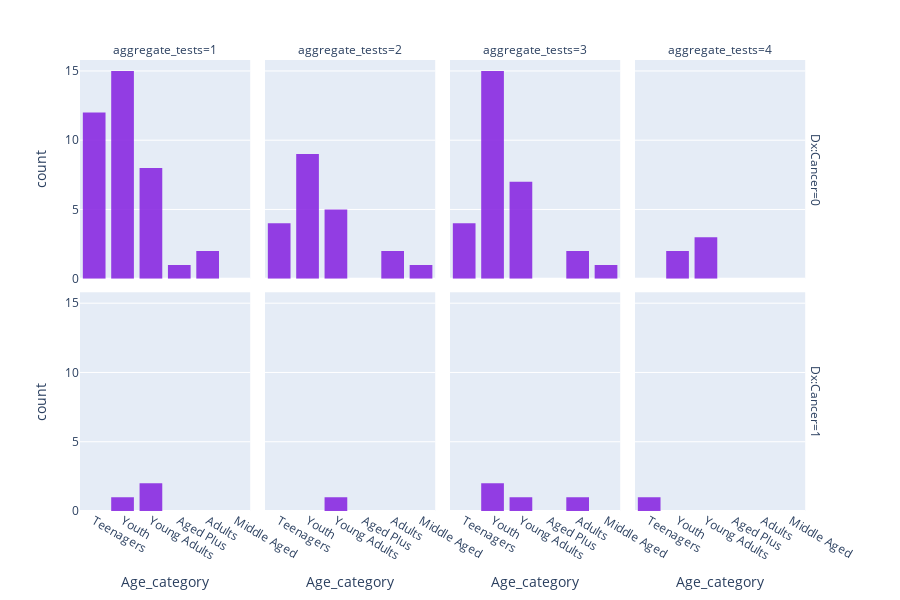

Write notebook code for a chart like this one.
### Code cell
fig = px.histogram(
    data_cv.query("aggregate_tests > 0").sort_values(by= "aggregate_tests", ascending=True),
    x = "Age_category",
    facet_col = "aggregate_tests",
    facet_row = "Dx:Cancer",
    color_discrete_sequence = ["blueviolet"],
    opacity= 0.9,
    width = 900,
    height = 600
)

fig

### Figure 1 — Plotly figure (JSON) as saved in the notebook; plotly's stock layout.template omitted (floating-point values rounded to 4 significant figures)
{"data": [{"alignmentgroup": "True", "bingroup": "x", "hovertemplate": "Dx:Cancer=0<br>aggregate_tests=1<br>Age_category=%{x}<br>count=%{y}<extra></extra>", "legendgroup": "", "marker": {"color": "blueviolet", "opacity": 0.9, "pattern": {"shape": ""}}, "name": "", "offsetgroup": "", "orientation": "v", "showlegend": false, "type": "histogram", "x": ["Teenagers", "Teenagers", "Teenagers", "Youth", "Teenagers", "Teenagers", "Teenagers", "Teenagers", "Teenagers", "Teenagers", "Young Adults", "Teenagers", "Youth", "Youth", "Youth", "Youth", "Young Adults", "Youth", "Youth", "Youth", "Aged Plus", "Youth", "Adults", "Adults", "Youth", "Teenagers", "Young Adults", "Teenagers", "Youth", "Youth", "Young Adults", "Youth", "Youth", "Young Adults", "Youth", "Young Adults", "Young Adults", "Young Adults"], "xaxis": "x5", "yaxis": "y5"}, {"alignmentgroup": "True", "bingroup": "x", "hovertemplate": "Dx:Cancer=0<br>aggregate_tests=2<br>Age_category=%{x}<br>count=%{y}<extra></extra>", "legendgroup": "", "marker": {"color": "blueviolet", "opacity": 0.9, "pattern": {"shape": ""}}, "name": "", "offsetgroup": "", "orientation": "v", "showlegend": false, "type": "histogram", "x": ["Middle Aged", "Youth", "Adults", "Young Adults", "Young Adults", "Youth", "Teenagers", "Teenagers", "Young Adults", "Young Adults", "Youth", "Youth", "Youth", "Teenagers", "Youth", "Youth", "Youth", "Teenagers", "Young Adults", "Youth", "Adults"], "xaxis": "x6", "yaxis": "y6"}, {"alignmentgroup": "True", "bingroup": "x", "hovertemplate": "Dx:Cancer=0<br>aggregate_tests=3<br>Age_category=%{x}<br>count=%{y}<extra></extra>", "legendgroup": "", "marker": {"color": "blueviolet", "opacity": 0.9, "pattern": {"shape": ""}}, "name": "", "offsetgroup": "", "orientation": "v", "showlegend": false, "type": "histogram", "x": ["Adults", "Youth", "Young Adults", "Young Adults", "Youth", "Youth", "Young Adults", "Adults", "Youth", "Middle Aged", "Teenagers", "Teenagers", "Youth", "Youth", "Youth", "Young Adults", "Youth", "Young Adults", "Youth", "Youth", "Youth", "Teenagers", "Youth", "Teenagers", "Youth", "Young Adults", "Young Adults", "Youth", "Youth"], "xaxis": "x7", "yaxis": "y7"}, {"alignmentgroup": "True", "bingroup": "x", "hovertemplate": "Dx:Cancer=0<br>aggregate_tests=4<br>Age_category=%{x}<br>count=%{y}<extra></extra>", "legendgroup": "", "marker": {"color": "blueviolet", "opacity": 0.9, "pattern": {"shape": ""}}, "name": "", "offsetgroup": "", "orientation": "v", "showlegend": false, "type": "histogram", "x": ["Youth", "Young Adults", "Young Adults", "Young Adults", "Youth"], "xaxis": "x8", "yaxis": "y8"}, {"alignmentgroup": "True", "bingroup": "x", "hovertemplate": "Dx:Cancer=1<br>aggregate_tests=1<br>Age_category=%{x}<br>count=%{y}<extra></extra>", "legendgroup": "", "marker": {"color": "blueviolet", "opacity": 0.9, "pattern": {"shape": ""}}, "name": "", "offsetgroup": "", "orientation": "v", "showlegend": false, "type": "histogram", "x": ["Young Adults", "Young Adults", "Youth"], "xaxis": "x", "yaxis": "y"}, {"alignmentgroup": "True", "bingroup": "x", "hovertemplate": "Dx:Cancer=1<br>aggregate_tests=2<br>Age_category=%{x}<br>count=%{y}<extra></extra>", "legendgroup": "", "marker": {"color": "blueviolet", "opacity": 0.9, "pattern": {"shape": ""}}, "name": "", "offsetgroup": "", "orientation": "v", "showlegend": false, "type": "histogram", "x": ["Young Adults"], "xaxis": "x2", "yaxis": "y2"}, {"alignmentgroup": "True", "bingroup": "x", "hovertemplate": "Dx:Cancer=1<br>aggregate_tests=3<br>Age_category=%{x}<br>count=%{y}<extra></extra>", "legendgroup": "", "marker": {"color": "blueviolet", "opacity": 0.9, "pattern": {"shape": ""}}, "name": "", "offsetgroup": "", "orientation": "v", "showlegend": false, "type": "histogram", "x": ["Young Adults", "Adults", "Youth", "Youth"], "xaxis": "x3", "yaxis": "y3"}, {"alignmentgroup": "True", "bingroup": "x", "hovertemplate": "Dx:Cancer=1<br>aggregate_tests=4<br>Age_category=%{x}<br>count=%{y}<extra></extra>", "legendgroup": "", "marker": {"color": "blueviolet", "opacity": 0.9, "pattern": {"shape": ""}}, "name": "", "offsetgroup": "", "orientation": "v", "showlegend": false, "type": "histogram", "x": ["Teenagers"], "xaxis": "x4", "yaxis": "y4"}], "layout": {"annotations": [{"font": {}, "showarrow": false, "text": "aggregate_tests=1", "x": 0.115, "xanchor": "center", "xref": "paper", "y": 1, "yanchor": "bottom", "yref": "paper"}, {"font": {}, "showarrow": false, "text": "aggregate_tests=2", "x": 0.365, "xanchor": "center", "xref": "paper", "y": 1, "yanchor": "bottom", "yref": "paper"}, {"font": {}, "showarrow": false, "text": "aggregate_tests=3", "x": 0.615, "xanchor": "center", "xref": "paper", "y": 1, "yanchor": "bottom", "yref": "paper"}, {"font": {}, "showarrow": false, "text": "aggregate_tests=4", "x": 0.865, "xanchor": "center", "xref": "paper", "y": 1, "yanchor": "bottom", "yref": "paper"}, {"font": {}, "showarrow": false, "text": "Dx:Cancer=1", "textangle": 90, "x": 0.98, "xanchor": "left", "xref": "paper", "y": 0.2425, "yanchor": "middle", "yref": "paper"}, {"font": {}, "showarrow": false, "text": "Dx:Cancer=0", "textangle": 90, "x": 0.98, "xanchor": "left", "xref": "paper", "y": 0.7575, "yanchor": "middle", "yref": "paper"}], "barmode": "relative", "height": 600, "legend": {"tracegroupgap": 0}, "margin": {"t": 60}, "width": 900, "xaxis": {"anchor": "y", "domain": [0, 0.23], "title": {"text": "Age_category"}}, "xaxis2": {"anchor": "y2", "domain": [0.25, 0.48], "matches": "x", "title": {"text": "Age_category"}}, "xaxis3": {"anchor": "y3", "domain": [0.5, 0.73], "matches": "x", "title": {"text": "Age_category"}}, "xaxis4": {"anchor": "y4", "domain": [0.75, 0.98], "matches": "x", "title": {"text": "Age_category"}}, "xaxis5": {"anchor": "y5", "domain": [0, 0.23], "matches": "x", "showticklabels": false}, "xaxis6": {"anchor": "y6", "domain": [0.25, 0.48], "matches": "x", "showticklabels": false}, "xaxis7": {"anchor": "y7", "domain": [0.5, 0.73], "matches": "x", "showticklabels": false}, "xaxis8": {"anchor": "y8", "domain": [0.75, 0.98], "matches": "x", "showticklabels": false}, "yaxis": {"anchor": "x", "domain": [0, 0.485], "title": {"text": "count"}}, "yaxis2": {"anchor": "x2", "domain": [0, 0.485], "matches": "y", "showticklabels": false}, "yaxis3": {"anchor": "x3", "domain": [0, 0.485], "matches": "y", "showticklabels": false}, "yaxis4": {"anchor": "x4", "domain": [0, 0.485], "matches": "y", "showticklabels": false}, "yaxis5": {"anchor": "x5", "domain": [0.515, 1], "matches": "y", "title": {"text": "count"}}, "yaxis6": {"anchor": "x6", "domain": [0.515, 1], "matches": "y", "showticklabels": false}, "yaxis7": {"anchor": "x7", "domain": [0.515, 1], "matches": "y", "showticklabels": false}, "yaxis8": {"anchor": "x8", "domain": [0.515, 1], "matches": "y", "showticklabels": false}}}
